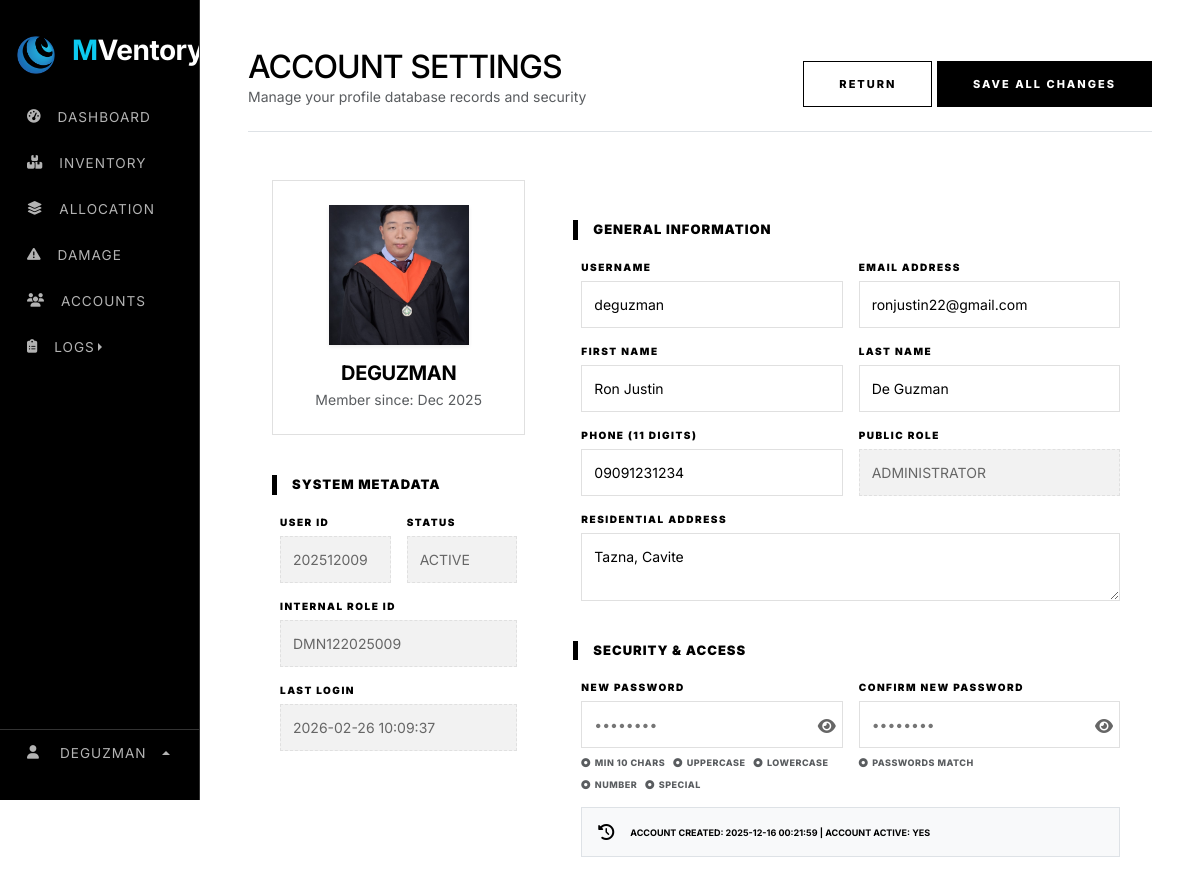
The page /web_content/edit_profile.php (signed in) on the database as committed earlier.
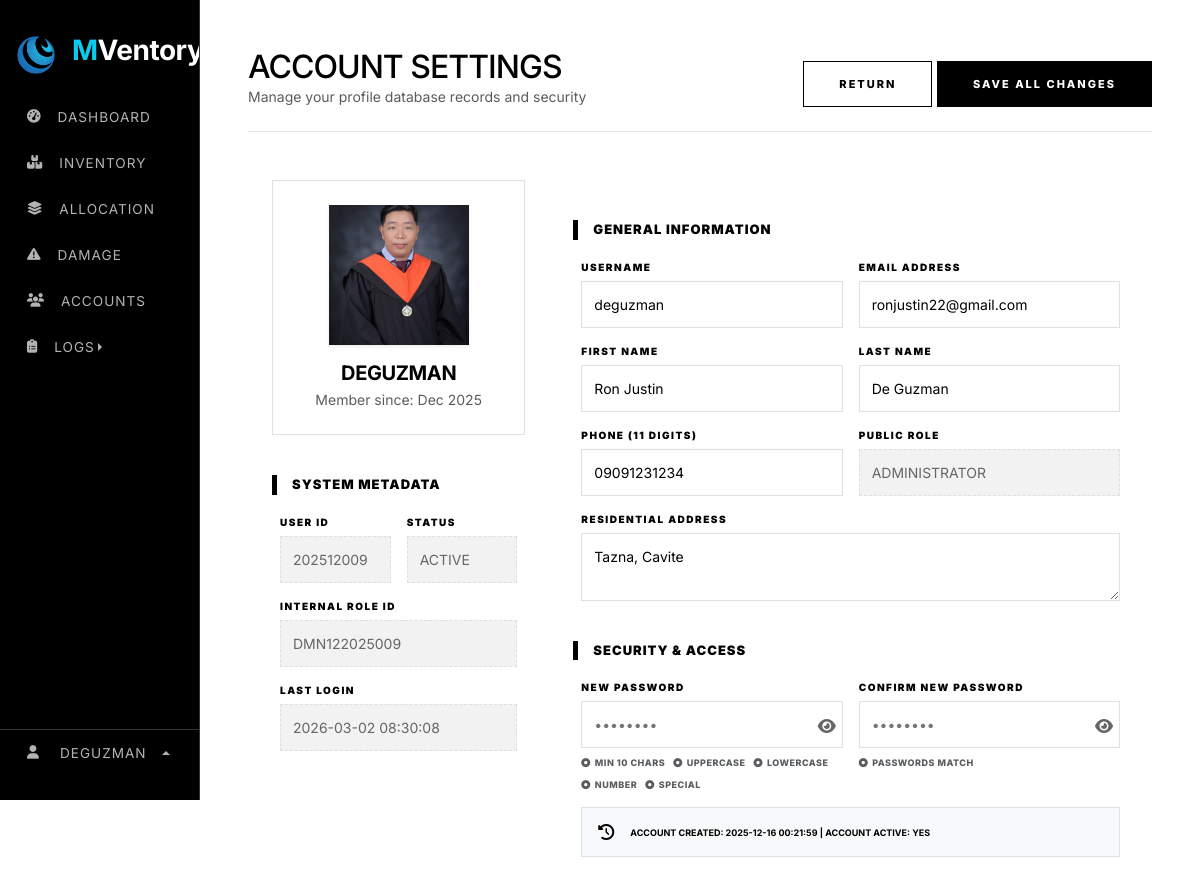
The same page on the database as committed later.
### tables this page shows
CREATE TABLE `users` (
  `user_id` int(11) NOT NULL AUTO_INCREMENT,
  `role_id` varchar(15) NOT NULL,
  `username` varchar(9999) NOT NULL,
  `first_name` varchar(100) NOT NULL,
  `last_name` varchar(100) NOT NULL,
  `phone` varchar(11) NOT NULL,
  `address` varchar(500) DEFAULT NULL,
  `role` varchar(30) NOT NULL,
  `status` varchar(20) NOT NULL DEFAULT 'active',
  `email` varchar(150) NOT NULL,
  `password` varchar(255) NOT NULL,
  `profile_image` varchar(999) NOT NULL,
  `is_active` tinyint(1) DEFAULT 1,
  `is_login` tinyint(1) NOT NULL,
  `last_login` datetime DEFAULT NULL,
  `created_at` timestamp NOT NULL DEFAULT current_timestamp(),
  `deleted_at` timestamp NULL DEFAULT NULL,
  `last_activity` datetime DEFAULT current_timestamp(),
  PRIMARY KEY (`user_id`),
  UNIQUE KEY `email` (`email`)
);

### fetch/fetch_edit_account.php (called while the page is built, shortened)
<?php
    $user_id = $_SESSION['user_id'];
    $user_query = "SELECT * FROM users WHERE user_id = $user_id";
    $user_result = $conn->query($user_query);
    $user_data = $user_result->fetch_assoc();
    if ($user_data) {
        $date_part = date("Ym", strtotime($user_data['created_at']));
        $padded_id = str_pad($user_data['user_id'], 3, "0", STR_PAD_LEFT);
        $display_user_id = $date_part . $padded_id;
    } else {
        $display_user_id = "N/A";
    }
?>

### web_content/edit_profile.php (the view, shortened to what the changed rows need)
<?php
    include "../render/connection.php";
    include "../src/cdn/cdn_links.php";
    include "../fetch/fetch_edit_account.php";
?>
<!doctype html>
<html lang="en">
<head>
    <link rel="stylesheet" href="../src/style/main_style.css">
</head>
<body>
    <div class="row g-0">
            <?php include "../nav/sidebar_nav.php"; ?>
        <div class="col">
            <div class="main-content p-5">
                <form method="POST" action="" enctype="multipart/form-data">
                    <div class="d-flex justify-content-between align-items-end mb-5 border-bottom pb-4">
                        <div>
                            <h1 class="fw-black m-0" style="font-size: 2rem; letter-spacing: -1px;">ACCOUNT SETTINGS</h1>
                        </div>
                    </div>
                    <div class="row g-5">
                        <div class="col-md-4">
                            <div class="profile-card p-4 text-center">
                                <div class="image-overlay-container shadow-sm mb-3" onclick="document.getElementById('file-upload').click();">
                                    <?php if(!empty($user_data['profile_image'])): ?>
                                        <img src="<?= $user_data['profile_image'] ?>" id="profile-display">
                                    <?php endif; ?>
                                </div>
                                <h5 class="fw-bold mb-1 mt-3"><?= strtoupper($user_data['username']) ?></h5>
                                <p class="text-muted small mb-0">Member since: <?= date('M Y', strtotime($user_data['created_at'])) ?></p>
                            </div>
                            <div class="row g-3">
                                <div class="col-6">
                                    <label class="form-label-mono">User ID</label>
                                    <input type="text" class="input-mono input-readonly" value="<?= $display_user_id ?>" readonly>
                                </div>
                                <div class="col-6">
                                    <label class="form-label-mono">Status</label>
                                    <input type="text" class="input-mono input-readonly" value="<?= strtoupper($user_data['status']) ?>" readonly>
                                </div>
                                <div class="col-12">
                                    <label class="form-label-mono">Internal Role ID</label>
                                    <input type="text" class="input-mono input-readonly" value="<?= $user_data['role_id'] ?>" readonly>
                                </div>
                                <div class="col-12">
                                    <label class="form-label-mono">Last Login</label>
                                    <input type="text" class="input-mono input-readonly" value="<?= $user_data['last_login'] ?? 'NEVER' ?>" readonly>
                                </div>
                            </div>
                        </div>
                        <div class="col-md-8">
                            <div class="row g-3">
                                <div class="col-md-6">
                                    <label class="form-label-mono">Username</label>
                                    <input type="text" name="username" class="input-mono" value="<?= htmlspecialchars($user_data['username']) ?>" required>
                                </div>
                                <div class="col-md-6">
                                    <label class="form-label-mono">Email Address</label>
                                    <input type="email" name="email" class="input-mono" value="<?= htmlspecialchars($user_data['email']) ?>" required>
                                </div>
                                <div class="col-md-6">
                                    <label class="form-label-mono">First Name</label>
                                    <input type="text" name="first_name" class="input-mono" value="<?= htmlspecialchars($user_data['first_name']) ?>" required>
                                </div>
                                <div class="col-md-6">
                                    <label class="form-label-mono">Last Name</label>
                                    <input type="text" name="last_name" class="input-mono" value="<?= htmlspecialchars($user_data['last_name']) ?>" required>
                                </div>
                                <div class="col-md-6">
                                    <label class="form-label-mono">Phone (11 Digits)</label>
                                    <input type="text" name="phone" class="input-mono" value="<?= htmlspecialchars($user_data['phone']) ?>" maxlength="11">
                                </div>
                                <div class="col-md-6">
                                    <label class="form-label-mono">Public Role</label>
                                    <input type="text" class="input-mono input-readonly" value="<?= strtoupper($user_data['role']) ?>" readonly>
                                </div>
                                <div class="col-12">
                                    <label class="form-label-mono">Residential Address</label>
                                    <textarea name="address" class="input-mono" rows="2"><?= htmlspecialchars($user_data['address']) ?></textarea>
                                </div>
                            </div>
                            <div class="row g-3">
                                <div class="col-12">
                                    <div class="p-3 border bg-light d-flex align-items-center">
                                        <i class="fa-solid fa-clock-rotate-left me-3"></i>
                                        <p class="m-0 small fw-bold text-uppercase" style="font-size: 9px;">
                                            Account Created: <?= $user_data['created_at'] ?> |
                                            Account Active: <?= $user_data['is_active'] ? 'YES' : 'NO' ?>
                                        </p>
                                    </div>
                                </div>
                            </div>
                        </div>
                    </div>
                </form>
            </div>
        </div>
    </div>
</body>
</html>

Rows that differ between the two databases and show on the page:
changed users "DEGUZMAN": last_login "2026-02-26 10:09:37" → "2026-03-02 08:30:08"
